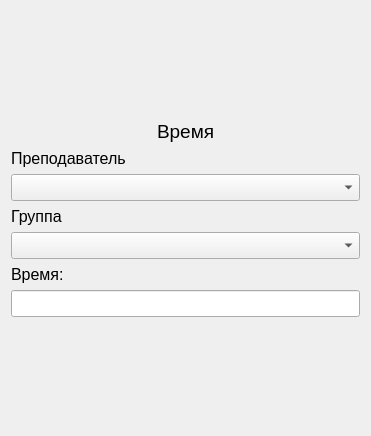
<?xml version="1.0" encoding="UTF-8"?>
<ui version="4.0">
 <class>TimeWindow</class>
 <widget class="QWidget" name="TimeWindow">
  <property name="geometry">
   <rect>
    <x>0</x>
    <y>0</y>
    <width>371</width>
    <height>436</height>
   </rect>
  </property>
  <property name="windowTitle">
   <string>Form</string>
  </property>
  <layout class="QVBoxLayout" name="verticalLayout_2">
   <item>
    <layout class="QVBoxLayout" name="verticalLayout">
     <item>
      <spacer name="verticalSpacer_2">
       <property name="orientation">
        <enum>Qt::Vertical</enum>
       </property>
       <property name="sizeHint" stdset="0">
        <size>
         <width>20</width>
         <height>40</height>
        </size>
       </property>
      </spacer>
     </item>
     <item>
      <layout class="QHBoxLayout" name="horizontalLayout">
       <item>
        <spacer name="horizontalSpacer">
         <property name="orientation">
          <enum>Qt::Horizontal</enum>
         </property>
         <property name="sizeHint" stdset="0">
          <size>
           <width>40</width>
           <height>20</height>
          </size>
         </property>
        </spacer>
       </item>
       <item>
        <widget class="QLabel" name="label_3">
         <property name="font">
          <font>
           <pointsize>14</pointsize>
          </font>
         </property>
         <property name="text">
          <string>Время</string>
         </property>
        </widget>
       </item>
       <item>
        <spacer name="horizontalSpacer_2">
         <property name="orientation">
          <enum>Qt::Horizontal</enum>
         </property>
         <property name="sizeHint" stdset="0">
          <size>
           <width>40</width>
           <height>20</height>
          </size>
         </property>
        </spacer>
       </item>
      </layout>
     </item>
     <item>
      <widget class="QLabel" name="laTeacher">
       <property name="font">
        <font>
         <pointsize>12</pointsize>
        </font>
       </property>
       <property name="text">
        <string>Преподаватель</string>
       </property>
      </widget>
     </item>
     <item>
      <widget class="QComboBox" name="TeacherBox">
       <property name="font">
        <font>
         <pointsize>12</pointsize>
        </font>
       </property>
      </widget>
     </item>
     <item>
      <widget class="QLabel" name="laGroup">
       <property name="font">
        <font>
         <pointsize>12</pointsize>
        </font>
       </property>
       <property name="text">
        <string>Группа</string>
       </property>
      </widget>
     </item>
     <item>
      <widget class="QComboBox" name="GroupBox_2">
       <property name="font">
        <font>
         <pointsize>12</pointsize>
        </font>
       </property>
      </widget>
     </item>
     <item>
      <widget class="QLabel" name="laTime">
       <property name="font">
        <font>
         <pointsize>12</pointsize>
        </font>
       </property>
       <property name="text">
        <string>Время:</string>
       </property>
      </widget>
     </item>
     <item>
      <widget class="QLineEdit" name="TimeEdit">
       <property name="font">
        <font>
         <pointsize>12</pointsize>
        </font>
       </property>
      </widget>
     </item>
     <item>
      <spacer name="verticalSpacer">
       <property name="orientation">
        <enum>Qt::Vertical</enum>
       </property>
       <property name="sizeHint" stdset="0">
        <size>
         <width>20</width>
         <height>40</height>
        </size>
       </property>
      </spacer>
     </item>
    </layout>
   </item>
  </layout>
 </widget>
 <resources/>
 <connections/>
</ui>
